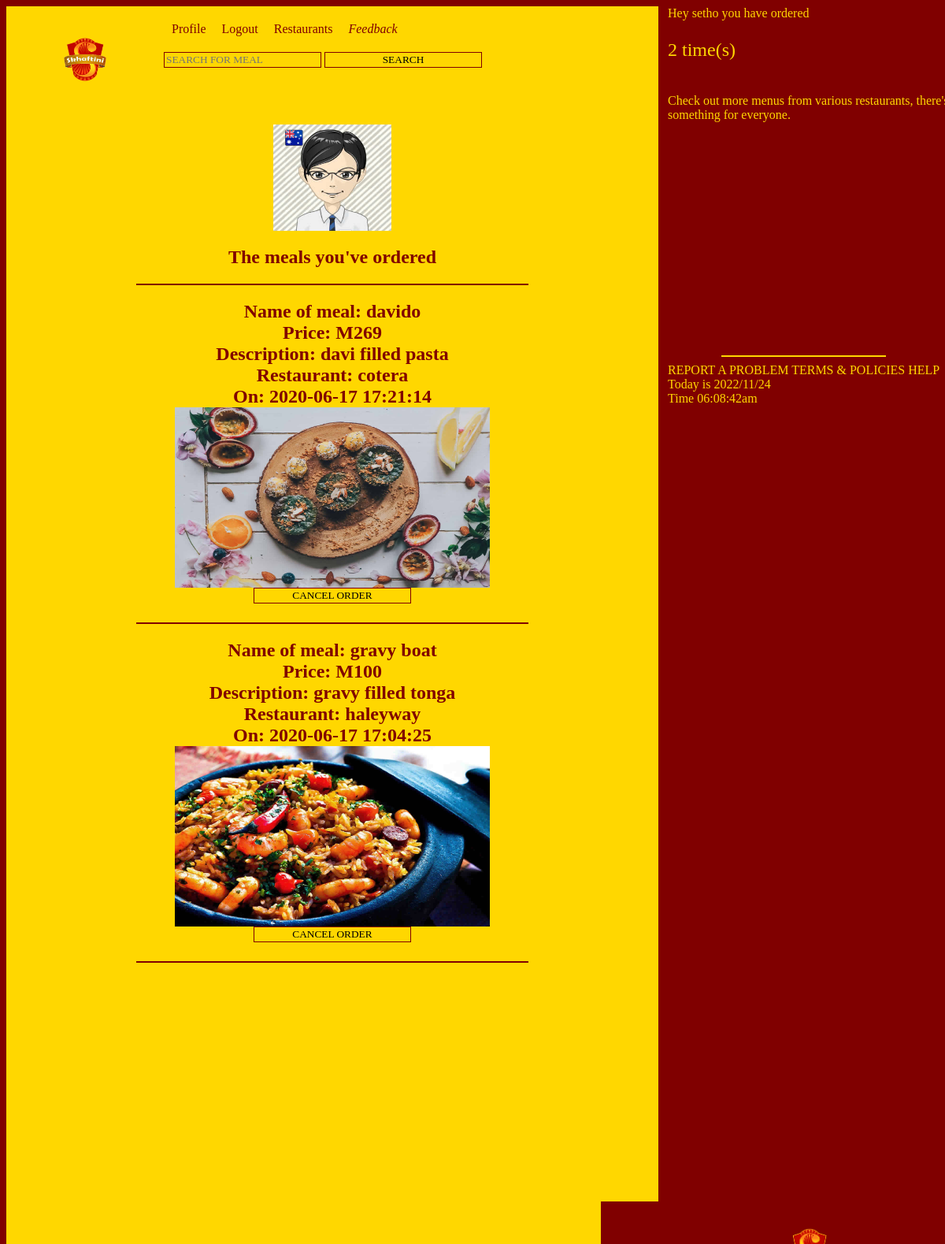
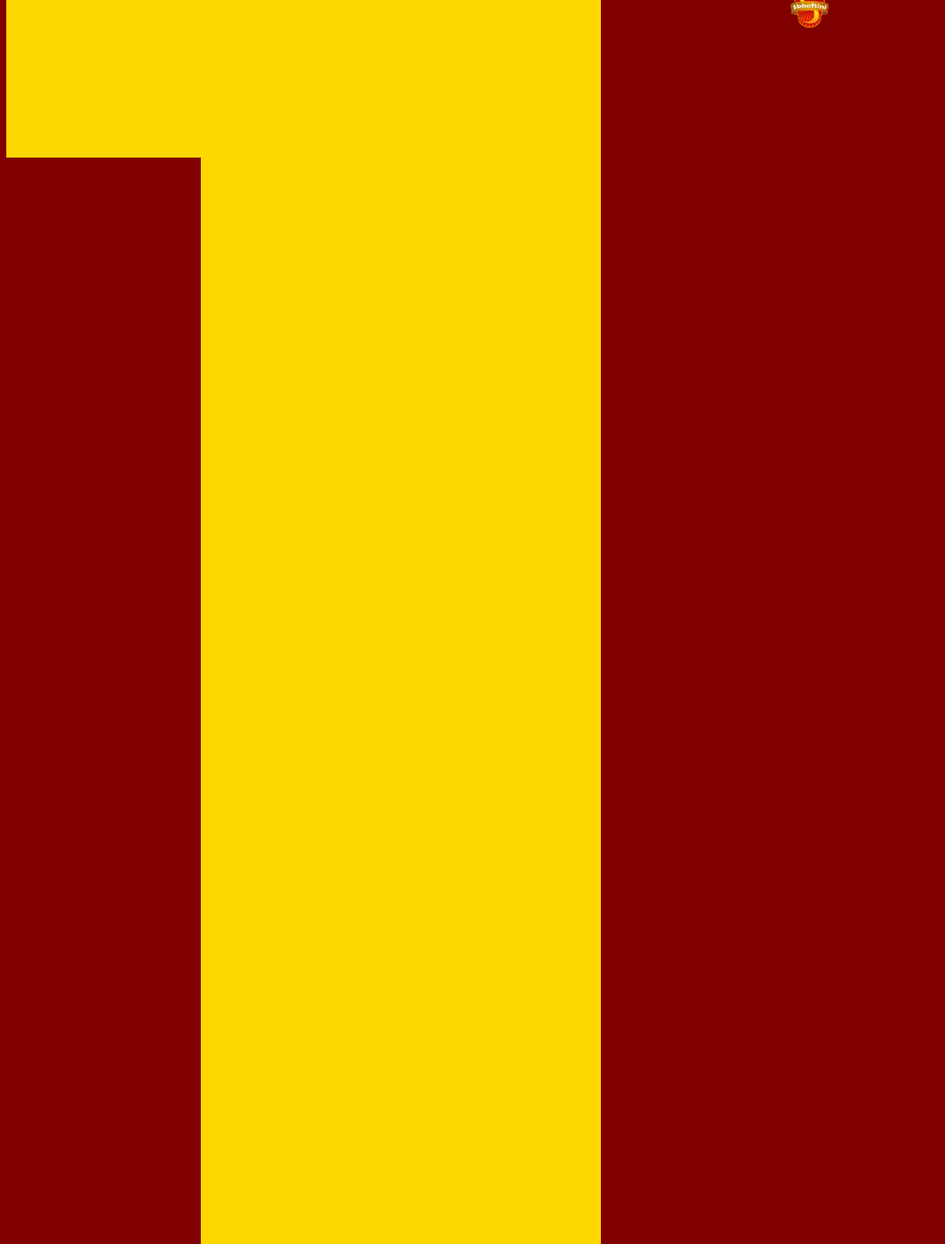
Screenshot of /home.php (signed in) with the database file from the repository (2 pictures, top to bottom).
### tables this page shows
CREATE TABLE `user_registration` (
  `PHONE_NUMBER` int(8) NOT NULL,
  `EMAIL` varchar(320) NOT NULL,
  `NAME` varchar(80) NOT NULL,
  `HOUSE_NUMBER` int(70) NOT NULL,
  `PASSWORD` varchar(94) NOT NULL,
  `TYPE_OF_USER` varchar(15) NOT NULL,
  `IMAGE` varchar(255) NOT NULL,
  `STATUS` varchar(10) NOT NULL,
  `CREDIT_CARD` int(16) NOT NULL,
  `CHARGE` int(11) NOT NULL,
  `DATE_ACCOUNT_CREATED` date NOT NULL DEFAULT current_timestamp()
);

CREATE TABLE `meal` (
  `MEAL_CODE` int(8) NOT NULL,
  `PHONE_NUMBER` int(8) NOT NULL,
  `NAME_OF_MEAL` varchar(80) NOT NULL,
  `DESCRIPTION` varchar(255) NOT NULL,
  `PRICE` float NOT NULL,
  `IMAGE_NAME` varchar(20) NOT NULL
);

CREATE TABLE `order_t` (
  `ORDER_ID` int(8) NOT NULL,
  `PHONE_NUMBER` int(8) NOT NULL,
  `MEAL_CODE` int(8) NOT NULL,
  `DATE_AND_TIME_ORDER_MADE` datetime NOT NULL DEFAULT current_timestamp(),
  `TYPE_OF_DELIVERY` varchar(14) NOT NULL,
  `DATE_FOR_DELIVERY_OR_PICKUP` date NOT NULL,
  `PRICE` int(11) NOT NULL
);

### home.php (the view, shortened to what this page needs)
<?php
$DATABASE_HOST = 'localhost';
$DATABASE_USER = 'root';
$DATABASE_PASS = '';
$DATABASE_NAME = 'skhaftini';
$con = mysqli_connect($DATABASE_HOST, $DATABASE_USER, $DATABASE_PASS, $DATABASE_NAME);
$stmt = $con->prepare('SELECT IMAGE,PHONE_NUMBER FROM user_registration WHERE PHONE_NUMBER = ?');
$user = $_SESSION['id'];
$stmt->bind_param('i', $user);
$stmt->execute();
$stmt->bind_result($image1,$phone);
?>
<html>
<!DOCTYPE html>
<html>
<head>
<link rel="stylesheet" href="skhaftini.css" />
</head>
<body>
<header>
<nav>
<img src="skaftini png-13.png" href="home.php" alt="logo" width="200px" height="135px" />
<nav>
<a href="profile.php"><i class="fas fa-user-circle"></i>Profile</a>
<a href="logout.php"><i class="fas fa-sign-out-alt"></i>Logout</a>
<a href="restaurants.php"><i class="fas fa-sign-out-alt"></i>Restaurants</a>
<a href="feedback.php"><i class="fas fa-sign-out-alt">Feedback</i></a>
<form action="search.php" method="get" autocomplete="off">
<input type="text" placeholder="SEARCH FOR MEAL" name="search"/>
<input type="submit" value="SEARCH" name="submit" />
</form>
</nav>
</nav>
</header>
<section id='restaurantsection'>
<?php echo "<img src='uploaded1/".$image1." ' width='150px' height='135px' >";?>
<h1> The meals you've ordered </h1>
<hr>
<?php
$stmt = $con->prepare('SELECT user_registration.NAME,NAME_OF_MEAL,ORDER_ID,order_t.PRICE, DESCRIPTION,IMAGE_NAME,DATE_AND_TIME_ORDER_MADE,meal.MEAL_CODE
 FROM meal, user_registration, order_t WHERE order_t.MEAL_CODE = meal.MEAL_CODE
AND meal.PHONE_NUMBER = user_registration.PHONE_NUMBER AND order_t.PHONE_NUMBER = ? ORDER BY DATE_AND_TIME_ORDER_MADE DESC');
$user = $_SESSION['id'];
$stmt->bind_param('i', $user);
$stmt->execute();
$stmt->bind_result($nameofr,$nameofmeal,$orderid,$price,$description,$image,$date,$code);
while($stmt->fetch()) {
echo '<h2>';
echo 'Name of meal: '   . $nameofmeal;
echo '<br>';
echo 'Price: M'   . $price ;
echo '<br>';
echo 'Description: '   . $description;
echo '<br>';
echo 'Restaurant: '   . $nameofr   ;
echo '<br>';
echo 'On: '   . $date   ;
echo '<br>';
echo "<img src='uploaded/".$image."' width='400' height='229'>";
echo '
<form action="deleteorder.php" method="post">
<input type="hidden" value="'.$orderid.'" name="orderid">
<input type="submit" value="CANCEL ORDER" name="submit"/>
</form>';
echo '<hr>';
echo '</h2>';
}
?>
</section>
<aside id="restaurantaside">
<?php
$selectquery= "SELECT count(*) from order_t where order_t.PHONE_NUMBER = $phone";
$result = $con->query($selectquery);
$count = mysqli_fetch_array($result);
$rows = $count[0];
if ($rows <= 5 ) {
echo 'Hey '. $_SESSION['name'] . ' you have ordered '. '<br>';
echo '<p id="count">'.$rows . ' time(s)'. '</p>'.'<br>';
echo 'Check out more menus from various restaurants, there\'s something for everyone.';
}else {
echo 'Hey '.$_SESSION['name'] . ' you have ordered '. '<br>';
echo '<p id="count">'.$rows . ' times'. '</p>'.'<br>';
echo 'Restaurants know your name now!';
}
?>
<div>
<hr style="border: solid 1px gold">
REPORT A PROBLEM
TERMS & POLICIES
HELP
</div>
<div>
<?php echo "Today is " . date("Y/m/d") . " <br> "; echo "Time " . date("h:i:sa"); ?>
</div>
</aside>
</body>
</html>

### skhaftini.css (style rules this page uses)
body { height:100% auto; width:100%; background-color:maroon; background-image:url("skaftini png-13.png"); background-size: 50%; background-position:center; background-repeat:no-repeat; background-attachment:fixed; font-family:Forte; }
body header { position:fixed; min-height: 80px; max-height:100px; width:68.9%; background-color: gold; float:left; padding-bottom:50px; }
body header nav img { float:left; }
body header nav nav { padding-top:10px; }
header nav nav a { float:left; margin: 10px; text-decoration:none; color: maroon; background-color: gold; }
header nav nav form { padding-top:10px; float: left; position:relative; }
a { font-family:Forte; }
section h1, h2 { color:maroon; }
#restaurantsection { padding-top:150px; min-height: 3000px; max-height: auto; float:left; width:69%; background-color:gold; text-align:center; }
aside { position:fixed; width:49.3%; height:100%; margin-right:40%; background-color:maroon; color:gold; }
#restaurantaside { position:fixed; width:30%; height:100%; margin-left:70%; margin-top:0px; background-color:maroon; float:right; background-image:url("skaftini png-13.png"); background-size: 50%; background-position:center; background-repeat:no-repeat; }
hr { border: solid 1px maroon; width: 60%; }
aside div + div { float:left; margin-top: 0%; }
aside div { float:left; margin-top: 80%; }
#count { font-size:24px; }
input { width:200px; background-color:gold; font-family:Forte; border:1px solid maroon; }

### rows the page displays
user_registration: IMAGE (picture)
meal: NAME_OF_MEAL "davido", order_t.PRICE "269", DESCRIPTION "davi filled pasta", user_registration.NAME "cotera", order_t.DATE_AND_TIME_ORDER_MADE "2020-06-17 17:21:14", IMAGE_NAME (picture)
meal: NAME_OF_MEAL "gravy boat", order_t.PRICE "100", DESCRIPTION "gravy filled tonga", user_registration.NAME "haleyway", order_t.DATE_AND_TIME_ORDER_MADE "2020-06-17 17:04:25", IMAGE_NAME (picture)

### other values shown
$_SESSION['name'] "setho"
$rows "2"
